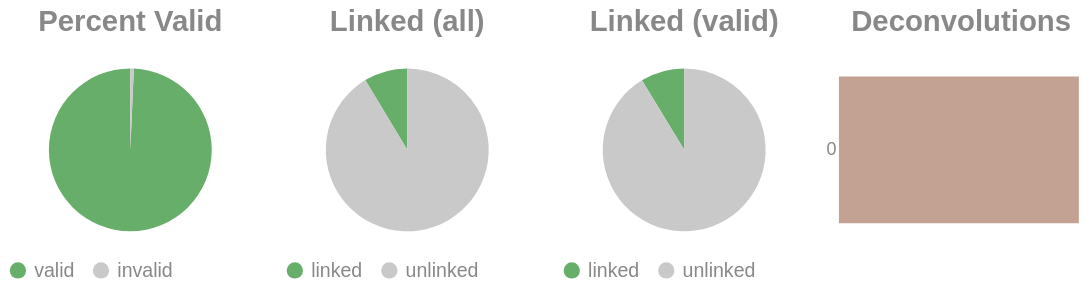

The notebook cell this image was saved under:
### Code cell
if SKIPLR:
    pass
else:
    clash = Counter()
    for i in valids['molecule'].to_list():
        _mol = i.split("-")
        if len(_mol) == 1:
            clash.update('0')
        else:
            clash.update(_mol[-1])

    _d = {"deconvolutions": [], 'count': []}
    for k,v in clash.items():
        _d['deconvolutions'].append(k)
        _d['count'].append(v)

    tot_valid = valids['reads'].sum()
    mask = valids['reads'] >= 2
    n_linked_reads = valids.filter(mask)['reads'].sum()
    if n_linked_reads == 0:
        print_html("No linked molecules (>=2 reads) were detected; skipping linked-only distributions.")
        SKIPLR = True
    else:
        perc_valid = round(tot_valid / n_reads, 4)
        linked_perc_abs = round(n_linked_reads / n_reads, 4)
        linked_perc = round(n_linked_reads / tot_valid, 4)

    _valid = pl.DataFrame({"valids": ['valid', 'invalid'], "count": [tot_valid, n_reads - tot_valid]})
    _linked_abs = pl.DataFrame({"linked (absolute)": ['linked', 'unlinked'], "count": [n_linked_reads, n_reads - n_linked_reads]})
    _linked_rel = pl.DataFrame({"linked (valids)": ['linked', 'unlinked'], "count": [n_linked_reads, tot_valid - n_linked_reads]})

    (
        alt.hconcat(
            piechart(_valid, goodval = 'valid', title = "Percent Valid"),
            piechart(_linked_abs, goodval = "linked", title =  "Linked (all)"),
            piechart(_linked_rel, goodval = "linked", title =  "Linked (valid)"),
            convolutionbar(pl.DataFrame(_d), title = "Deconvolutions"),
            center = True,
            bounds = 'flush'
        )
        .resolve_scale(color='independent')
        .resolve_legend('independent')
        .properties(usermeta={'embedOptions': {"actions": False}})
    ).display()

### Figure 1 — Vega-Lite specification as saved in the notebook (floating-point values rounded to 4 significant figures)
{"width": "container", "height": 400, "config": {"title": {"anchor": "start", "dy": -15, "fontSize": 18, "color": "#888888", "subtitleColor": "#888888", "subtitleFontSize": 14}, "arc": {"fill": "#0072B2"}, "axis": {"domainColor": "#888888", "domainWidth": 0.5, "gridWidth": 0.2, "grid": false, "titleFontWeight": 400, "titleFontSize": 15, "labelFontSize": 11, "labelColor": "#888888", "tickColor": "#888888", "tickWidth": 0.2, "titleColor": "#888888"}, "axisBand": {"grid": false}, "axisX": {"grid": true, "tickSize": 10, "domainCap": "round"}, "axisY": {"domain": false, "grid": true, "tickSize": 0, "domainCap": "round"}, "background": "transparent", "header": {"labelFontSize": 15, "labelColor": "#888888", "titleFontSize": 15, "titleFontWeight": 600, "titleColor": "#888888"}, "legend": {"labelFont": "sans-serif", "labelFontSize": 12, "labelColor": "#888888", "symbolSize": 100, "symbolType": "circle", "titleFontSize": 12, "titlePadding": 10, "titleColor": "#888888", "title": null}, "range": {"category": ["#E69F00", "#56B4E9", "#009E73", "#F0E442", "#0072B2", "#D55E00", "#CC79A7", "#000000"], "diverging": ["#cfe8f3", "#a2d4ec", "#73bfe2", "#46abdb", "#1696d2", "#12719e"]}, "area": {"fill": "#0072B2", "fillOpacity": 0.7, "line": true, "strokeOpacity": 0.7}, "line": {"color": "#0072B2", "stroke": "#0072B2", "strokeWidth": 2}, "trail": {"color": "#0072B2", "stroke": "#0072B2", "strokeWidth": 0, "size": 1}, "point": {"filled": true, "fillOpacity": 1.0, "size": 95}, "text": {"color": "#888888", "fontSize": 11, "align": "right", "fontWeight": 400, "size": 11}, "bar": {"fill": "#0072B2", "stroke": null}, "view": {"stroke": null, "continuousWidth": 660, "continuousHeight": 400}}, "hconcat": [{"data": {"name": "data-43175a8132431f66e837e430f140d5a1"}, "mark": {"type": "arc"}, "encoding": {"color": {"field": "valids", "legend": {"orient": "bottom", "title": null}, "scale": {"domain": ["valid", "invalid"], "range": ["#68ae6b", "#C9C9C9"]}, "title": "Valids", "type": "nominal"}, "theta": {"field": "count", "type": "quantitative"}, "tooltip": [{"field": "valids", "title": "Valids", "type": "ordinal"}, {"field": "percent", "format": ".2%", "title": "Percent", "type": "quantitative"}, {"field": "count", "title": "Count", "type": "quantitative"}]}, "height": 100, "title": {"text": "Percent Valid", "align": "center", "anchor": "middle"}, "transform": [{"calculate": "datum.count / 2279192", "as": "percent"}], "width": 150}, {"data": {"name": "data-52efb7da4debe65b47f2dd178356e3d2"}, "mark": {"type": "arc"}, "encoding": {"color": {"field": "linked (absolute)", "legend": {"orient": "bottom", "title": null}, "scale": {"domain": ["linked", "unlinked"], "range": ["#68ae6b", "#C9C9C9"]}, "title": "Linked (Absolute)", "type": "nominal"}, "theta": {"field": "count", "type": "quantitative"}, "tooltip": [{"field": "linked (absolute)", "title": "Linked (Absolute)", "type": "ordinal"}, {"field": "percent", "format": ".2%", "title": "Percent", "type": "quantitative"}, {"field": "count", "title": "Count", "type": "quantitative"}]}, "height": 100, "title": {"text": "Linked (all)", "align": "center", "anchor": "middle"}, "transform": [{"calculate": "datum.count / 2279192", "as": "percent"}], "width": 150}, {"data": {"name": "data-98217da3f7f332600626da9b8adcd9e2"}, "mark": {"type": "arc"}, "encoding": {"color": {"field": "linked (valids)", "legend": {"orient": "bottom", "title": null}, "scale": {"domain": ["linked", "unlinked"], "range": ["#68ae6b", "#C9C9C9"]}, "title": "Linked (Valids)", "type": "nominal"}, "theta": {"field": "count", "type": "quantitative"}, "tooltip": [{"field": "linked (valids)", "title": "Linked (Valids)", "type": "ordinal"}, {"field": "percent", "format": ".2%", "title": "Percent", "type": "quantitative"}, {"field": "count", "title": "Count", "type": "quantitative"}]}, "height": 100, "title": {"text": "Linked (valid)", "align": "center", "anchor": "middle"}, "transform": [{"calculate": "datum.count / 2263507", "as": "percent"}], "width": 150}, {"data": {"name": "data-cb7c3c9a20f15afd45a2d7d6f7322d3e"}, "mark": {"type": "bar"}, "encoding": {"color": {"field": "deconvolutions", "legend": null, "scale": {"scheme": "lightgreyred"}, "type": "nominal"}, "tooltip": [{"field": "deconvolutions", "title": "Deconvolutions", "type": "ordinal"}, {"field": "percent", "format": ".2%", "title": "Percent", "type": "quantitative"}, {"field": "count", "title": "Count", "type": "quantitative"}], "x": {"axis": null, "field": "count", "type": "quantitative"}, "y": {"field": "deconvolutions", "sort": "ascending", "title": null, "type": "nominal"}}, "height": 100, "title": {"text": "Deconvolutions", "align": "center", "anchor": "middle"}, "transform": [{"calculate": "datum.count / 2160185", "as": "percent"}], "width": 150}], "bounds": "flush", "center": true, "resolve": {"legend": {"angle": "independent"}, "scale": {"color": "independent"}}, "usermeta": {"embedOptions": {"actions": false}}, "$schema": "https://vega.github.io/schema/vega-lite/v6.1.0.json", "datasets": {"data-43175a8132431f66e837e430f140d5a1": [{"valids": "valid", "count": 2263507}, {"valids": "invalid", "count": 15685}], "data-52efb7da4debe65b47f2dd178356e3d2": [{"linked (absolute)": "linked", "count": 196587}, {"linked (absolute)": "unlinked", "count": 2082605}], "data-98217da3f7f332600626da9b8adcd9e2": [{"linked (valids)": "linked", "count": 196587}, {"linked (valids)": "unlinked", "count": 2066920}], "data-cb7c3c9a20f15afd45a2d7d6f7322d3e": [{"deconvolutions": "0", "count": 2160185}]}}
